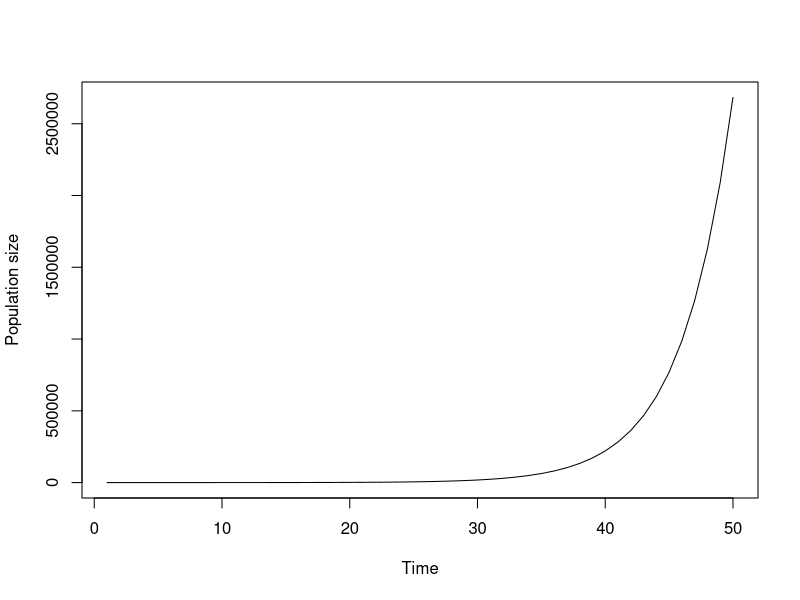
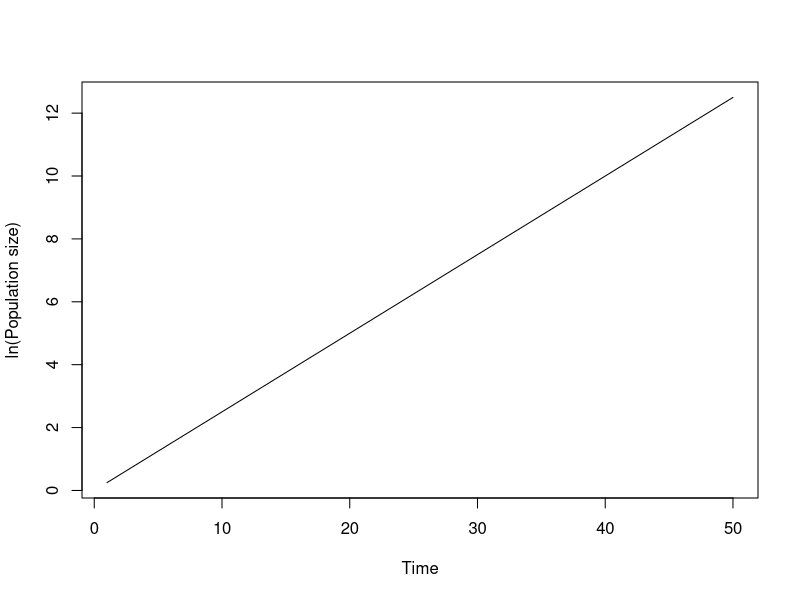
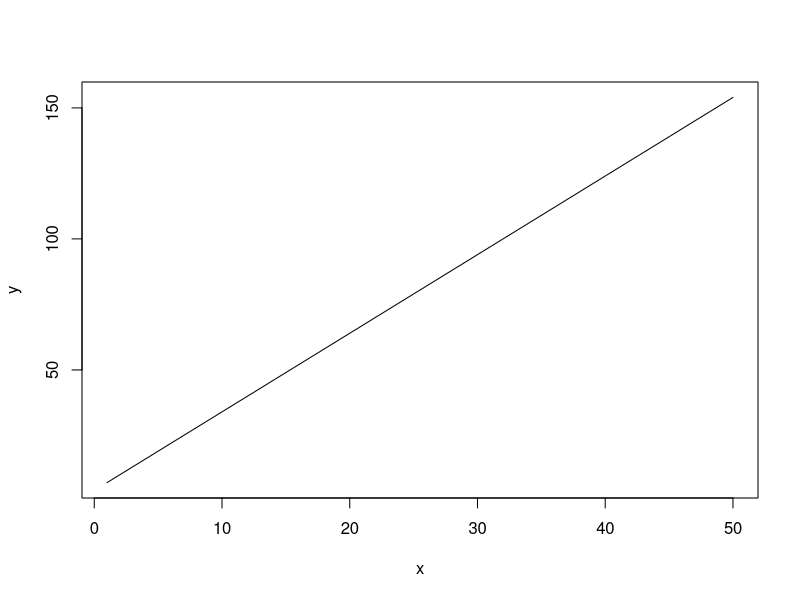
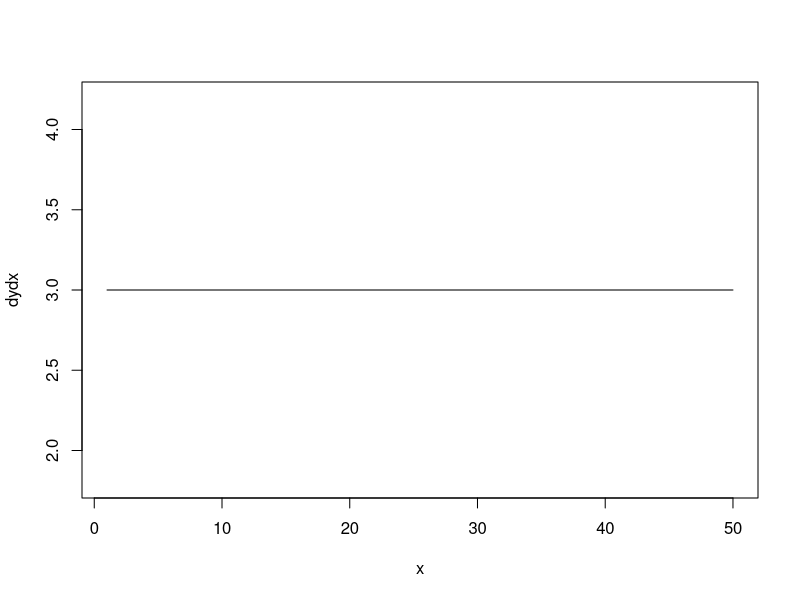
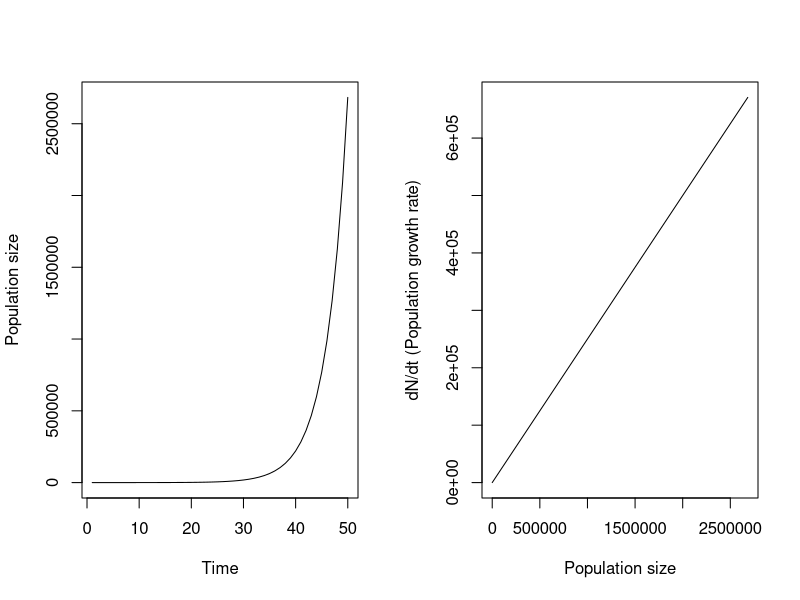

These charts were generated, in order, by the following R code:
## ---- chunk 1
knitr::opts_chunk$set(echo = TRUE, fig.align = "center")
## ---- chunk 2
r = 0.25
t = c(1:50)
N = 10*exp(r*t)

plot(N ~ t, type = "l", ylab = "Population size", xlab = "Time")
## ---- chunk 3
r = 0.25
t = c(1:50)
ln_N = log(1) + r*t

plot(ln_N ~ t, type = "l", ylab = "ln(Population size)", xlab = "Time")
## ---- chunk 4
x = c(1:50)
y = 4+3*x

plot(y ~ x, type = "l")
## ---- chunk 5
x = c(1:50)
dydx = rep(3, length(x))

plot(dydx ~ x, type = "l")
## ---- chunk 6
r = 0.25
t = c(1:50)
N = 10*exp(r*t)
dNdt = r*N

par(mfrow = c(1,2))
plot(N ~ t, type = "l", ylab = "Population size", xlab = "Time")
plot(dNdt ~ 1:N, type = "l", xlab = "Population size", ylab = "dN/dt (Population growth rate)")
